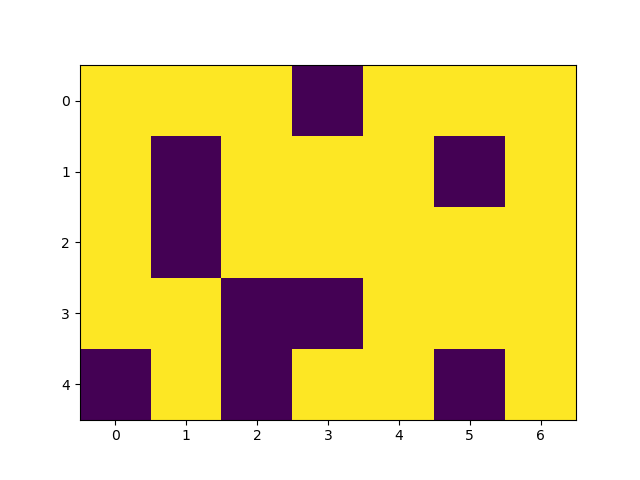
#> input picture algoritmos/dungeon_path/dungeon_0.png, 640 x 480 px; its folder holds only this picture in this run
$ python dungeon_bfs_problem.py
#> lines starting #> are read from the running program, lines starting #| are printed output that depends on the picture
'''
You are trapped in a 2D dungeon and need to find the quickest way out!
The dungeon is composed of unit cubes which may or may not be filled
with rock. It takes one minute to move one unit north, south, east, west.
You cannot move diagonally and the maze is surrounded by solid rock on all
sides.

Is an escape possible? If yes, how long will it take?

    0   1   2   3   4   5   6
  -----------------------------
0 | S |   |   | # |   |   |   |
  -----------------------------
1 |   | # |   |   |   | # |   |
  -----------------------------
2 |   | # |   |   |   |   |   |
  -----------------------------
3 |   |   | # | # |   |   |   |
  -----------------------------
4 | # |   | # | E |   | # |   |
  -----------------------------

'''
import matplotlib.pyplot as plt
import cv2
import os

maze = [
    [0, 0, 0, -10, 0, 0, 0],
    [0, -10, 0, 0, 0, -10, 0],
    [0, -10, 0, 0, 0, 0, 0],
    [0, 0, -10, -10, 0, 0, 0],
    [-10, 0, -10, 0, 0, -10, 0]
]

visited = [
    [False, False, False, False, False, False, False],
    [False, False, False, False, False, False, False],
    [False, False, False, False, False, False, False],
    [False, False, False, False, False, False, False],
    [False, False, False, False, False, False, False],
]

queue = []
move_count = 0
nodes_left_in_layer = 1
nodes_in_next_layer = 0
image_list = []

def base():
    # print_maze()
    bfs_2d([0,0], [4,3])
    record_maze_changes()

def print_maze():
    fig, ax = plt.subplots()
    image = ax.imshow(maze, cmap='bone')
    image_list.append([image])
    plt.savefig(f'./dungeon_path/dungeon_{move_count}')
    # plt.show(block=True)

def record_maze_changes():
    image_list = [img for img in os.listdir('./dungeon_path/') if img.startswith('dungeon_') and img.endswith('.png')]
    image_list.sort()
    frame = cv2.imread(f'./dungeon_path/{image_list[0]}')
#> frame is the input picture: shape (480, 640, 3); mean B, G, R 135.3, 205.7, 224.8
    height, width, layers = frame.shape
#> height = 480; width = 640; layers = 3
    video = cv2.VideoWriter('./dungeon_path/dungeon_video.avi', 0, 3, (width, height))
    for image in image_list:
        video.write(cv2.imread(f'./dungeon_path/{image}'))
    cv2.destroyAllWindows()
    video.release()

def bfs_2d(start, end):
    global nodes_left_in_layer
    global nodes_in_next_layer
    global move_count
    queue.insert(0, start)
    maze[start[0]][start[1]] = 10
    visited[start[0]][start[1]] = True
    while len(queue) > 0:
        current = queue.pop()
        explore_neighbours(current[0], current[1])
        nodes_left_in_layer = nodes_left_in_layer - 1
        if nodes_left_in_layer == 0:
            nodes_left_in_layer = nodes_in_next_layer
            nodes_in_next_layer = 0
            move_count = move_count + 1
            print_maze()
        if current == end:
            print(f'moves needed to reach exit: { move_count }')
            break

def explore_neighbours(row, column):
    global nodes_in_next_layer
    dr = [-1, 1, 0, 0]
    dc = [0, 0, 1, -1]
    i = 0
    for i in range(4):
        rr = row + dr[i]
        cc = column + dc[i]
        # não é vizinho válido se for out of bound do array
        if (rr < 0 or rr >= len(maze) or (cc < 0 or cc >= len(maze[0]))): continue
        # não é vizinho válido se for pedra
        if maze[rr][cc] == -10: continue
        # não é vizinho válido se já foi visitado
        if visited[rr][cc] == True: continue
        queue.insert(0, [rr, cc])
        visited[rr][cc] = True
        maze[rr][cc] = move_count + 10
        nodes_in_next_layer = nodes_in_next_layer + 1

base()
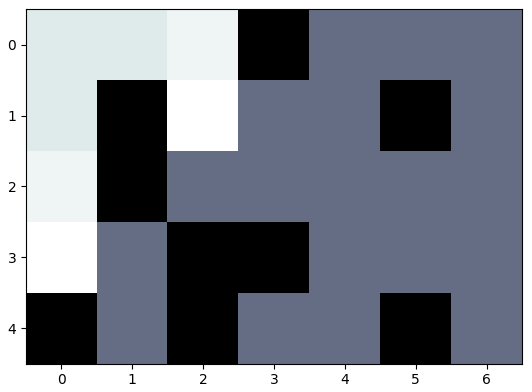
#> figure drawn by matplotlib, 1 panel
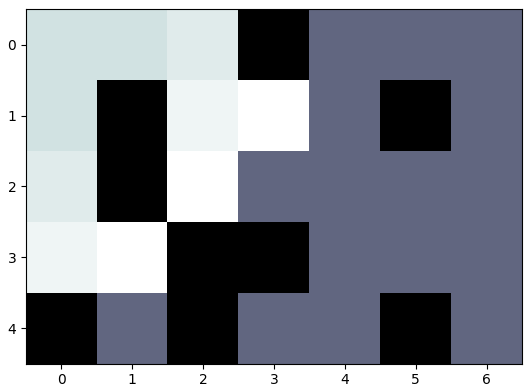
#> figure drawn by matplotlib, 1 panel
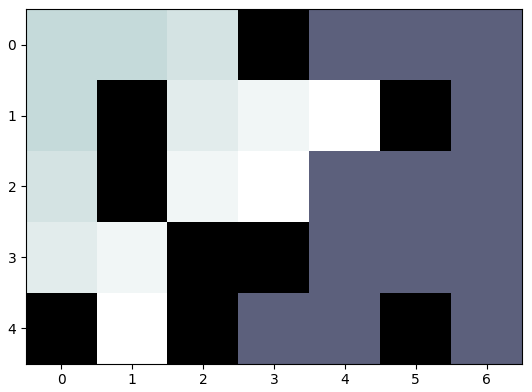
#> figure drawn by matplotlib, 1 panel
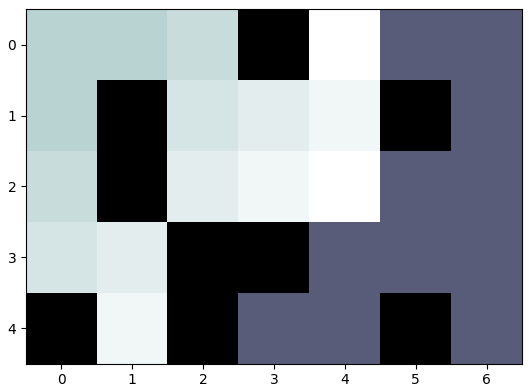
#> figure drawn by matplotlib, 1 panel
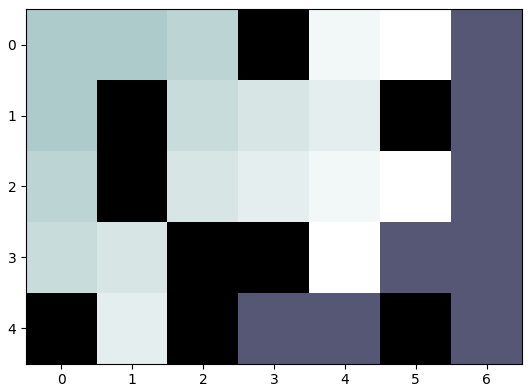
#> figure drawn by matplotlib, 1 panel
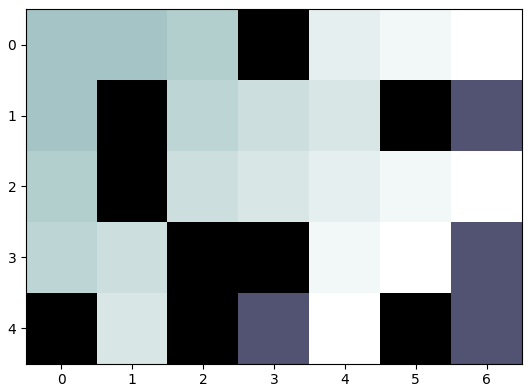
#> figure drawn by matplotlib, 1 panel
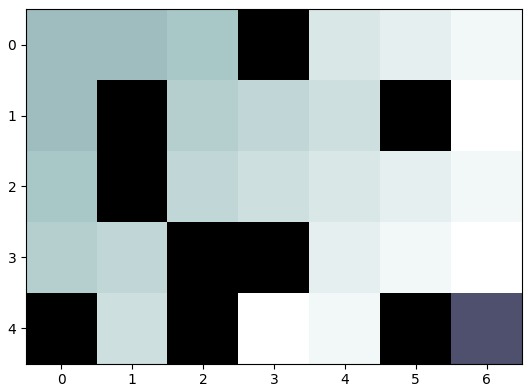
#> figure drawn by matplotlib, 1 panel
